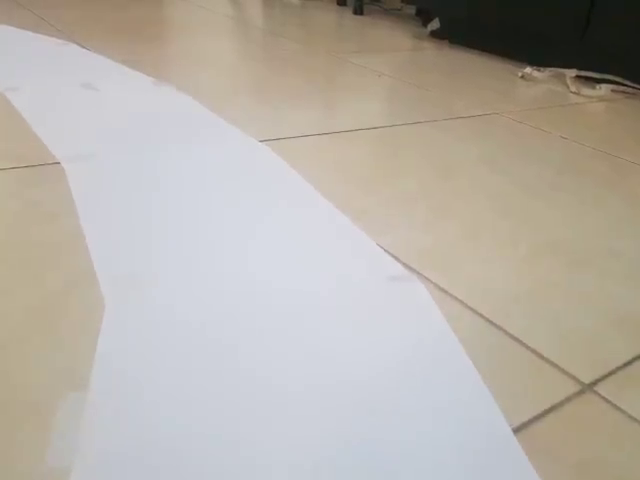
#> input picture frame 73 of OpenCv/Resources/vid1.mp4, 640 x 480 px
$ python 'Hough Transform2.py'
#> lines starting #> are read from the running program, lines starting #| are printed output that depends on the picture; after the words box and inside, x2 and y2 are one past the last pixel; in counts of white or black regions, pixels touching at a corner belong together
import cv2.cv2 as cv2
import numpy as np


def get_coordinates(line_parameters):
    slope, intercept = line_parameters
    # [4 lines of commented-out code are left out]

    y1 = 480
    y2 = int(y1*(1/5))
    x1 = int((y1 - intercept)/slope)
    x2 = int((y2 - intercept) / slope)

    if abs(y1 - y2) > 300 and abs(x1 - x2) < 150:
        return np.array([x1, y1, x2, y2])


def get_average_lines(lines):
    left_parameters = []
    right_parameters = []

    if lines is not None:
        for line in lines:
            x1, y1, x2, y2 = line.reshape(4)     # Or line[0]
            parameters = np.polyfit((x1, x2), (y1, y2), 1)
            slope = parameters[0]
            intercept = parameters[1]

            if x1 < 400 and x2 < 400:
                left_parameters.append((slope, intercept))
            elif x1 > 240 and x2 > 240:
                right_parameters.append((slope, intercept))

            # [4 lines of commented-out code are left out]

        if len(left_parameters) == 0 or len(right_parameters) == 0:
            return None

        left_parameters_average = np.average(left_parameters, axis=0)
        right_parameters_average = np.average(right_parameters, axis=0)

        left_line = get_coordinates(left_parameters_average)
        right_line = get_coordinates(right_parameters_average)

        if left_line is None or right_line is None:
            return None

        return np.array([left_line, right_line])


path = '../Resources/vid1.mp4'
vid = cv2.VideoCapture(path)

while True:

    ### Capturing the Image
    success, img = vid.read()
#> img is the input picture: shape (480, 640, 3); mean B, G, R 167.4, 175.7, 181.8


    ### Video Looping
    if not success:
        vid = cv2.VideoCapture(path)
        continue


    ### Image Smoothening
    imgBlur = cv2.GaussianBlur(img, (5, 5), 0)


    ### Image Warping
    points = [[125, 111], [515, 111], [0, 325], [640, 325]]
    # points = [[87, 0], [553, 0], [27, 208], [613, 208]]
    # points = [[110, 208], [530, 208], [0, 480], [640, 480]]
    pts1 = np.float32(points)
    pts2 = np.float32([[0, 0], [640, 0], [0, 480], [640, 480]])
    matrix = cv2.getPerspectiveTransform(pts1, pts2)
    imgWarp = cv2.warpPerspective(img, matrix, (640, 480))
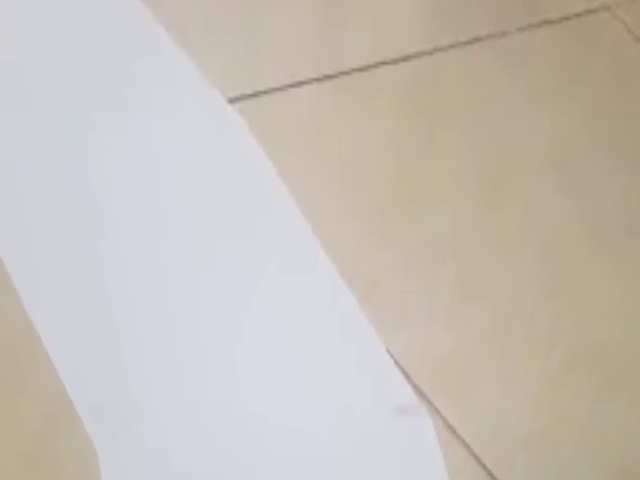
#> imgWarp: shape (480, 640, 3); mean B, G, R 184.5, 192.1, 198.6


    ### Color Masking
    imgHSV = cv2.cvtColor(imgWarp, cv2.COLOR_BGR2HSV)
#> imgHSV: shape (480, 640, 3); mean H, S, V 62.1, 29.9, 202.7
    lowerWhite = np.array([85, 0, 0])
    upperWhite = np.array([179, 160, 255])
    maskedWhite = cv2.inRange(imgHSV, lowerWhite, upperWhite)
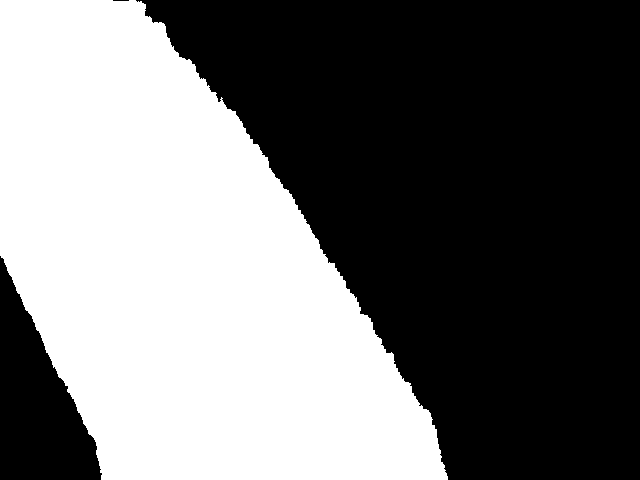
#> maskedWhite: shape (480, 640); 44.7% white; 1 white region, box (x1, y1, x2, y2) and area: (0, 0, 448, 480) 137441


    ### Edge Detection
    imgCanny = cv2.Canny(maskedWhite, 70, 110)
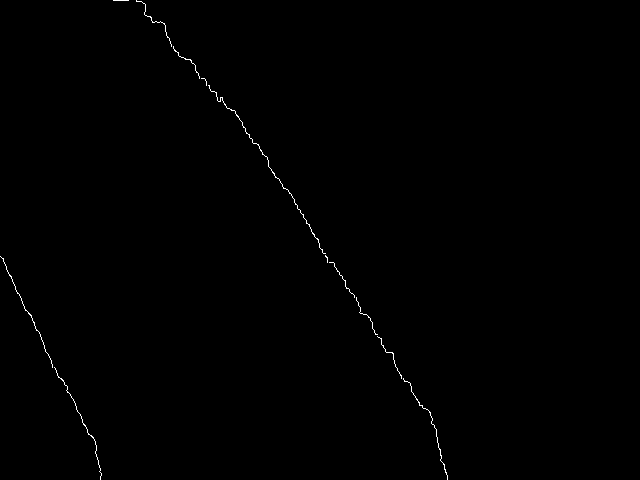
#> imgCanny: shape (480, 640); 0.29% white in thin lines or dots, all inside (x1, y1, x2, y2) = (0, 0, 448, 480)


    ### Finding Contours
    imgContour = imgWarp.copy()
    contours, hierarchy = cv2.findContours(imgCanny, cv2.RETR_EXTERNAL, cv2.CHAIN_APPROX_NONE)
#> contours = 12 contours, all with area under 20
    for cnt in contours:
        cv2.drawContours(imgContour, cnt, -1, (255, 0, 0), 3)
#> this loop made 12 passes
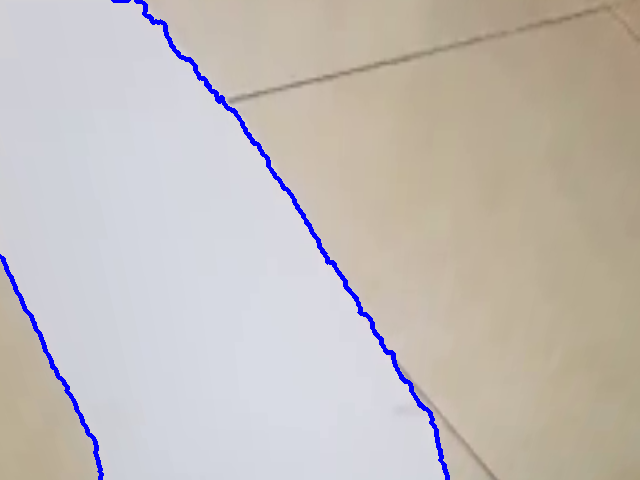
#> imgContour: shape (480, 640, 3); 1.35% of pixels changed, all inside (x1, y1, x2, y2) = (0, 0, 450, 480)


    ### Hough Lines
    lines = cv2.HoughLinesP(imgCanny, 3, np.pi/180, 60, maxLineGap=80, minLineLength=80)
#> lines = [[231, 109, 432, 419], [6, 269, 96, 446], [257, 144, 436, 430], [139, 1, 262, 154], [288, 190, 432, 420], [144, 12, 245, 128], [165, 29, 294, 200], [148, 16, 238, 116], [258, 144, 436, 429]]
    averaged_lines = get_average_lines(lines)
#> the loop in get_average_lines, `for line in lines:` made 9 passes
#> (x1, y1, x2, y2, slope, intercept) on passes 1 to 9: (231, 109, 432, 419, 1.54, -247.3), (6, 269, 96, 446, 1.97, 257.2), (257, 144, 436, 430, 1.6, -266.6), (139, 1, 262, 154, 1.24, -171.9), (288, 190, 432, 420, 1.6, -270), (144, 12, 245, 128, 1.15, -153.4), (165, 29, 294, 200, 1.33, -189.7), (148, 16, 238, 116, 1.11, -148.4), (258, 144, 436, 429, 1.6, -269.1)
#> after the loop in get_average_lines, `for line in lines:`: left_parameters = [(1.97, 257.2), (1.24, -171.9), (1.15, -153.4), (1.33, -189.7), (1.11, -148.4)]; right_parameters = [(1.6, -266.6), (1.6, -270), (1.6, -269.1)]
#> in get_average_lines, `left_parameters_average = np.average(left_parameters, axis=0)`: left_parameters_average = [1.36, -81.25]
#> in get_average_lines, `right_parameters_average = np.average(right_parameters, axis=0)`: right_parameters_average = [1.6, -268.6]
#> in get_coordinates, `slope, intercept = line_parameters`: slope = 1.36; intercept = -81.25
#> in get_coordinates, `x1 = int((y1 - intercept)/slope)`: x1 = 412
#> in get_coordinates, `x2 = int((y2 - intercept) / slope)`: x2 = 130

    if averaged_lines is not None:
        for [x1, y1, x2, y2] in averaged_lines:
            cv2.line(imgWarp, (x1, y1), (x2, y2), (0, 255, 0), 3)

        imgMask = np.zeros((480, 640))
        shape = np.array([[(averaged_lines[0][0], averaged_lines[0][1]), (averaged_lines[0][2], averaged_lines[0][3]), (averaged_lines[1][2], averaged_lines[1][3]), (averaged_lines[1][0], averaged_lines[1][1])]], np.int32)
        cv2.fillPoly(imgMask, shape, 255)

        cv2.imshow("mask", imgMask)


    ### Images Display
    cv2.imshow("img", imgWarp)
    cv2.imshow("Edges", imgCanny)
    # cv2.imshow("Contours", imgContour)
    cv2.waitKey(1)


vid.release()
cv2.destroyAllWindows()

$ run again, starting later in the video
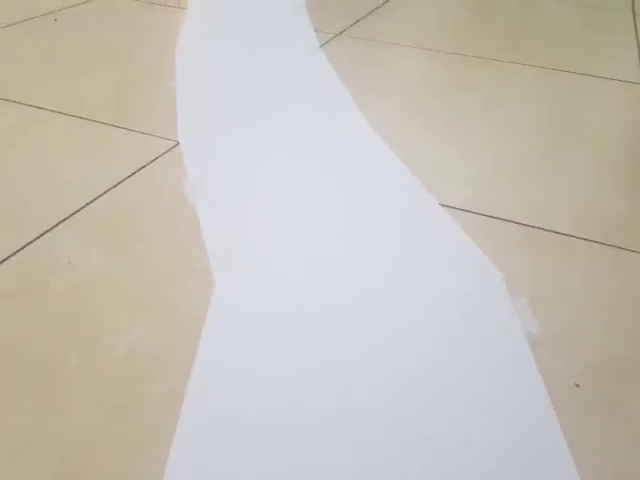
#> input picture frame 329 of OpenCv/Resources/vid1.mp4, 640 x 480 px
#> img is the input picture: shape (480, 640, 3); mean B, G, R 184.2, 192.9, 198.1
#> imgHSV: shape (480, 640, 3); mean H, S, V 66, 23.1, 211.9
#> maskedWhite: shape (480, 640); 48.8% white; 1 white region, box (x1, y1, x2, y2) and area: (87, 0, 534, 480) 149920
#> imgCanny: shape (480, 640); 0.34% white in thin lines or dots, all inside (x1, y1, x2, y2) = (86, 0, 534, 480)
#> contours = 15 contours, all with area under 20
#> the loop `for cnt in contours:` made 15 passes
#> cnt on passes 1, 12: [[532, 478], [533, 479]], [[109, 102], [109, 103]]
#> lines = 15 rows, first 6: [164, 276, 202, 401], [385, 0, 529, 443], [96, 55, 135, 185], [392, 26, 528, 447], [91, 31, 111, 114], [447, 178, 505, 358]
#> the loop in get_average_lines, `for line in lines:` made 15 passes
#> (x1, y1, x2, y2, slope, intercept) on passes 1 to 8: (164, 276, 202, 401, 3.29, -263.5), (385, 0, 529, 443, 3.08, -1184.4), (96, 55, 135, 185, 3.33, -265), (392, 26, 528, 447, 3.1, -1187.5), (91, 31, 111, 114, 4.15, -346.7), (447, 178, 505, 358, 3.1, -1209.2), (164, 277, 205, 421, 3.51, -299), (121, 140, 154, 261, 3.67, -303.7)
#> after the loop in get_average_lines, `for line in lines:`: left_parameters = [(3.29, -263.5), (3.33, -265), (4.15, -346.7), (3.51, -299), (3.67, -303.7), (4.53, -405.3), (3.51, -297.5), (3.48, -275.6)]; right_parameters = [(3.08, -1184.4), (3.1, -1187.5), (3.1, -1209.2), (3.08, -1189), (3.13, -1196.7), (3.07, -1175.8), (3.25, -1274.2)]
#> left_parameters_average = [3.68, -307]
#> right_parameters_average = [3.12, -1202.4]
#> in get_coordinates, `slope, intercept = line_parameters`: slope = 3.68; intercept = -307
#> in get_coordinates, `x1 = int((y1 - intercept)/slope)`: x1 = 213
#> in get_coordinates, `x2 = int((y2 - intercept) / slope)`: x2 = 109
#> left_line = [213, 480, 109, 96]
#> right_line = [540, 480, 416, 96]
#> averaged_lines = [[213, 480, 109, 96], [540, 480, 416, 96]]
#> the loop `for [x1, y1, x2, y2] in averaged_lines:` made 2 passes
#> after the loop `for [x1, y1, x2, y2] in averaged_lines:`:
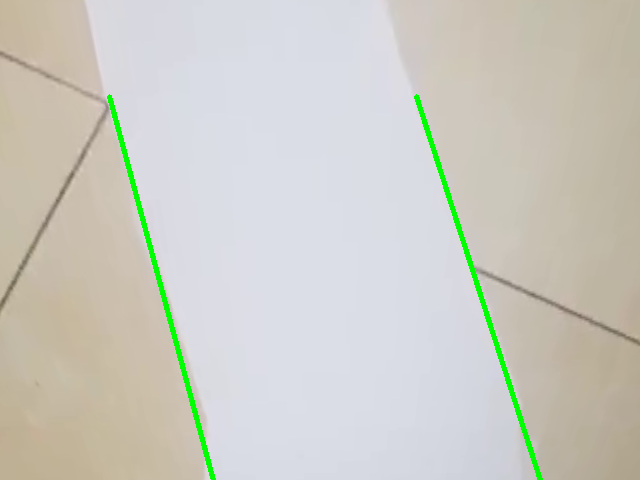
#> imgWarp: shape (480, 640, 3); mean B, G, R 195.7, 203.7, 204.1
#> shape = [[213, 480], [109, 96], [416, 96], [540, 480]]
#> `cv2.fillPoly(imgMask, shape, 255)`:
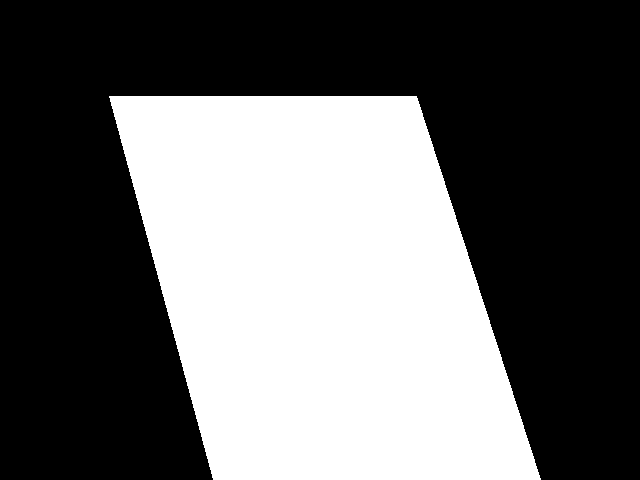
#> imgMask: shape (480, 640) float64; 39.8% white; 1 white region, box (x1, y1, x2, y2) and area: (109, 96, 541, 480) 122112

$ run again, starting later in the video
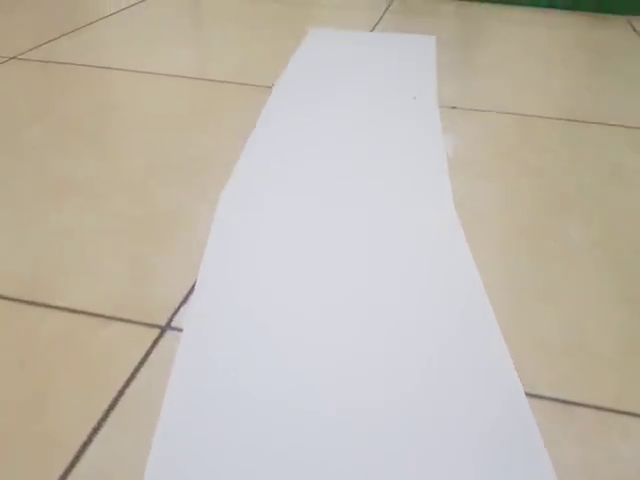
#> input picture frame 586 of OpenCv/Resources/vid1.mp4, 640 x 480 px
#> img is the input picture: shape (480, 640, 3); mean B, G, R 174.5, 185.8, 192.9
#> imgHSV: shape (480, 640, 3); mean H, S, V 65.5, 28.3, 204.9
#> `maskedWhite = cv2.inRange(imgHSV, lowerWhite, upperWhite)`:
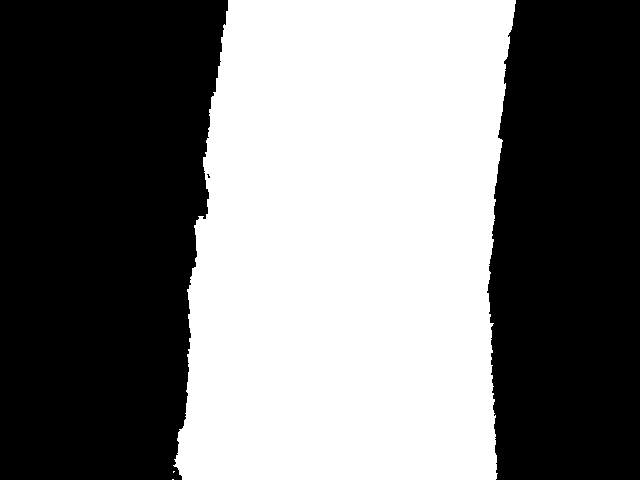
#> maskedWhite: shape (480, 640); 46.6% white; 3 white regions (2 under 20 px), largest, box (x1, y1, x2, y2) and area: (173, 0, 516, 480) 143065
#> imgCanny: shape (480, 640); 0.33% white in thin lines or dots, all inside (x1, y1, x2, y2) = (172, 0, 516, 480)
#> contours = 17 contours, all with area under 20
#> the loop `for cnt in contours:` made 17 passes
#> cnt on passes 1, 3, 10, 11: [[172, 479], [173, 479]], [[174, 472]], [[209, 177]], [[209, 175]]
#> after the loop `for cnt in contours:`:
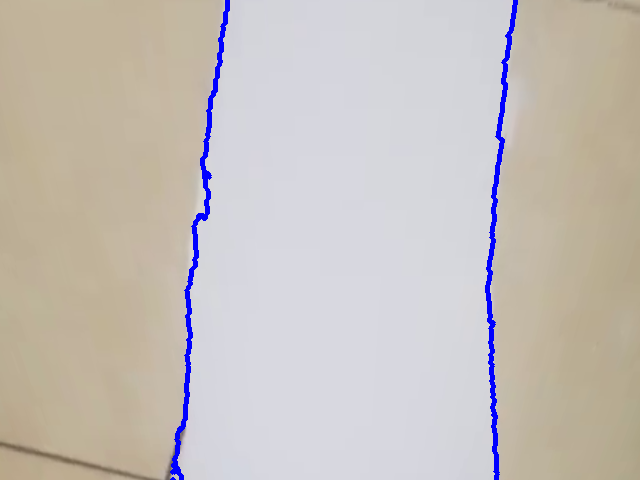
#> imgContour: shape (480, 640, 3); mean B, G, R 187.5, 191.8, 198.3
#> lines = [[487, 290, 509, 32], [178, 473, 190, 332], [186, 290, 225, 12], [488, 281, 495, 418], [177, 468, 208, 110], [487, 291, 497, 474], [188, 322, 211, 96], [491, 232, 503, 62], [175, 466, 189, 338], [500, 153, 505, 59], [187, 316, 204, 170]]
#> the loop in get_average_lines, `for line in lines:` made 11 passes
#> (x1, y1, x2, y2, slope, intercept) on passes 1 to 8: (487, 290, 509, 32, -11.73, 6001.2), (178, 473, 190, 332, -11.75, 2564.5), (186, 290, 225, 12, -7.13, 1615.8), (488, 281, 495, 418, 19.57, -9269.9), (177, 468, 208, 110, -11.55, 2512.1), (487, 291, 497, 474, 18.3, -8621.1), (188, 322, 211, 96, -9.83, 2169.3), (491, 232, 503, 62, -14.17, 7187.8)
#> after the loop in get_average_lines, `for line in lines:`: left_parameters = [(-11.75, 2564.5), (-7.13, 1615.8), (-11.55, 2512.1), (-9.83, 2169.3), (-9.14, 2066), (-8.59, 1922)]; right_parameters = [(-11.73, 6001.2), (19.57, -9269.9), (18.3, -8621.1), (-14.17, 7187.8), (-18.8, 9553)]
#> left_parameters_average = [-9.66, 2141.6]
#> right_parameters_average = [-1.36, 970.2]
#> in get_coordinates, `slope, intercept = line_parameters`: slope = -9.66; intercept = 2141.6
#> in get_coordinates, `x1 = int((y1 - intercept)/slope)`: x1 = 171
#> in get_coordinates, `x2 = int((y2 - intercept) / slope)`: x2 = 211
#> left_line = [171, 480, 211, 96]
